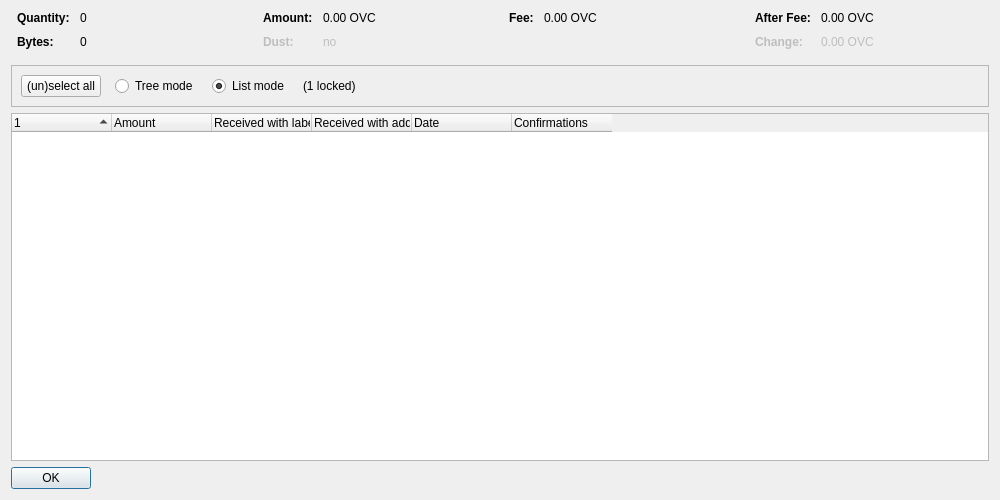
<?xml version="1.0" encoding="UTF-8"?>
<ui version="4.0">
 <class>CoinControlDialog</class>
 <widget class="QDialog" name="CoinControlDialog">
  <property name="geometry">
   <rect>
    <x>0</x>
    <y>0</y>
    <width>1000</width>
    <height>500</height>
   </rect>
  </property>
  <property name="windowTitle">
   <string>Coin Selection</string>
  </property>
  <layout class="QVBoxLayout" name="verticalLayout">
   <item>
    <layout class="QHBoxLayout" name="horizontalLayoutTop" stretch="0,0,0,0">
     <property name="topMargin">
      <number>0</number>
     </property>
     <property name="bottomMargin">
      <number>10</number>
     </property>
     <item>
      <layout class="QFormLayout" name="formLayoutCoinControl1">
       <property name="horizontalSpacing">
        <number>10</number>
       </property>
       <property name="verticalSpacing">
        <number>10</number>
       </property>
       <property name="leftMargin">
        <number>6</number>
       </property>
       <property name="rightMargin">
        <number>6</number>
       </property>
       <item row="0" column="0">
        <widget class="QLabel" name="labelCoinControlQuantityText">
         <property name="font">
          <font>
           <weight>75</weight>
           <bold>true</bold>
          </font>
         </property>
         <property name="text">
          <string>Quantity:</string>
         </property>
        </widget>
       </item>
       <item row="0" column="1">
        <widget class="QLabel" name="labelCoinControlQuantity">
         <property name="cursor">
          <cursorShape>IBeamCursor</cursorShape>
         </property>
         <property name="contextMenuPolicy">
          <enum>Qt::ActionsContextMenu</enum>
         </property>
         <property name="text">
          <string notr="true">0</string>
         </property>
         <property name="textInteractionFlags">
          <set>Qt::LinksAccessibleByMouse|Qt::TextSelectableByKeyboard|Qt::TextSelectableByMouse</set>
         </property>
        </widget>
       </item>
       <item row="1" column="0">
        <widget class="QLabel" name="labelCoinControlBytesText">
         <property name="font">
          <font>
           <weight>75</weight>
           <bold>true</bold>
          </font>
         </property>
         <property name="text">
          <string>Bytes:</string>
         </property>
        </widget>
       </item>
       <item row="1" column="1">
        <widget class="QLabel" name="labelCoinControlBytes">
         <property name="cursor">
          <cursorShape>IBeamCursor</cursorShape>
         </property>
         <property name="contextMenuPolicy">
          <enum>Qt::ActionsContextMenu</enum>
         </property>
         <property name="text">
          <string notr="true">0</string>
         </property>
         <property name="textInteractionFlags">
          <set>Qt::LinksAccessibleByMouse|Qt::TextSelectableByKeyboard|Qt::TextSelectableByMouse</set>
         </property>
        </widget>
       </item>
      </layout>
     </item>
     <item>
      <layout class="QFormLayout" name="formLayoutCoinControl2">
       <property name="horizontalSpacing">
        <number>10</number>
       </property>
       <property name="verticalSpacing">
        <number>10</number>
       </property>
       <property name="leftMargin">
        <number>6</number>
       </property>
       <property name="rightMargin">
        <number>6</number>
       </property>
       <item row="0" column="0">
        <widget class="QLabel" name="labelCoinControlAmountText">
         <property name="font">
          <font>
           <weight>75</weight>
           <bold>true</bold>
          </font>
         </property>
         <property name="text">
          <string>Amount:</string>
         </property>
        </widget>
       </item>
       <item row="0" column="1">
        <widget class="QLabel" name="labelCoinControlAmount">
         <property name="cursor">
          <cursorShape>IBeamCursor</cursorShape>
         </property>
         <property name="contextMenuPolicy">
          <enum>Qt::ActionsContextMenu</enum>
         </property>
         <property name="text">
          <string notr="true">0.00 OVC</string>
         </property>
         <property name="textInteractionFlags">
          <set>Qt::LinksAccessibleByMouse|Qt::TextSelectableByKeyboard|Qt::TextSelectableByMouse</set>
         </property>
        </widget>
       </item>
       <item row="1" column="0">
        <widget class="QLabel" name="labelCoinControlLowOutputText">
         <property name="enabled">
          <bool>false</bool>
         </property>
         <property name="font">
          <font>
           <weight>75</weight>
           <bold>true</bold>
          </font>
         </property>
         <property name="text">
          <string>Dust:</string>
         </property>
        </widget>
       </item>
       <item row="1" column="1">
        <widget class="QLabel" name="labelCoinControlLowOutput">
         <property name="enabled">
          <bool>false</bool>
         </property>
         <property name="cursor">
          <cursorShape>IBeamCursor</cursorShape>
         </property>
         <property name="contextMenuPolicy">
          <enum>Qt::ActionsContextMenu</enum>
         </property>
         <property name="text">
          <string notr="true">no</string>
         </property>
         <property name="textInteractionFlags">
          <set>Qt::LinksAccessibleByMouse|Qt::TextSelectableByKeyboard|Qt::TextSelectableByMouse</set>
         </property>
        </widget>
       </item>
      </layout>
     </item>
     <item>
      <layout class="QFormLayout" name="formLayoutCoinControl3">
       <property name="horizontalSpacing">
        <number>10</number>
       </property>
       <property name="verticalSpacing">
        <number>10</number>
       </property>
       <property name="leftMargin">
        <number>6</number>
       </property>
       <property name="rightMargin">
        <number>6</number>
       </property>
       <item row="0" column="0">
        <widget class="QLabel" name="labelCoinControlFeeText">
         <property name="font">
          <font>
           <weight>75</weight>
           <bold>true</bold>
          </font>
         </property>
         <property name="text">
          <string>Fee:</string>
         </property>
        </widget>
       </item>
       <item row="0" column="1">
        <widget class="QLabel" name="labelCoinControlFee">
         <property name="cursor">
          <cursorShape>IBeamCursor</cursorShape>
         </property>
         <property name="contextMenuPolicy">
          <enum>Qt::ActionsContextMenu</enum>
         </property>
         <property name="text">
          <string notr="true">0.00 OVC</string>
         </property>
         <property name="textInteractionFlags">
          <set>Qt::LinksAccessibleByMouse|Qt::TextSelectableByKeyboard|Qt::TextSelectableByMouse</set>
         </property>
        </widget>
       </item>
      </layout>
     </item>
     <item>
      <layout class="QFormLayout" name="formLayoutCoinControl4">
       <property name="horizontalSpacing">
        <number>10</number>
       </property>
       <property name="verticalSpacing">
        <number>10</number>
       </property>
       <property name="leftMargin">
        <number>6</number>
       </property>
       <property name="rightMargin">
        <number>6</number>
       </property>
       <item row="0" column="0">
        <widget class="QLabel" name="labelCoinControlAfterFeeText">
         <property name="font">
          <font>
           <weight>75</weight>
           <bold>true</bold>
          </font>
         </property>
         <property name="text">
          <string>After Fee:</string>
         </property>
        </widget>
       </item>
       <item row="0" column="1">
        <widget class="QLabel" name="labelCoinControlAfterFee">
         <property name="cursor">
          <cursorShape>IBeamCursor</cursorShape>
         </property>
         <property name="contextMenuPolicy">
          <enum>Qt::ActionsContextMenu</enum>
         </property>
         <property name="text">
          <string notr="true">0.00 OVC</string>
         </property>
         <property name="textInteractionFlags">
          <set>Qt::LinksAccessibleByMouse|Qt::TextSelectableByKeyboard|Qt::TextSelectableByMouse</set>
         </property>
        </widget>
       </item>
       <item row="1" column="0">
        <widget class="QLabel" name="labelCoinControlChangeText">
         <property name="enabled">
          <bool>false</bool>
         </property>
         <property name="font">
          <font>
           <weight>75</weight>
           <bold>true</bold>
          </font>
         </property>
         <property name="text">
          <string>Change:</string>
         </property>
        </widget>
       </item>
       <item row="1" column="1">
        <widget class="QLabel" name="labelCoinControlChange">
         <property name="enabled">
          <bool>false</bool>
         </property>
         <property name="cursor">
          <cursorShape>IBeamCursor</cursorShape>
         </property>
         <property name="contextMenuPolicy">
          <enum>Qt::ActionsContextMenu</enum>
         </property>
         <property name="text">
          <string notr="true">0.00 OVC</string>
         </property>
         <property name="textInteractionFlags">
          <set>Qt::LinksAccessibleByMouse|Qt::TextSelectableByKeyboard|Qt::TextSelectableByMouse</set>
         </property>
        </widget>
       </item>
      </layout>
     </item>
    </layout>
   </item>
   <item>
    <widget class="QFrame" name="frame">
     <property name="minimumSize">
      <size>
       <width>0</width>
       <height>40</height>
      </size>
     </property>
     <property name="frameShape">
      <enum>QFrame::StyledPanel</enum>
     </property>
     <property name="frameShadow">
      <enum>QFrame::Sunken</enum>
     </property>
     <layout class="QHBoxLayout" name="horizontalLayout">
      <item>
       <layout class="QHBoxLayout" name="horizontalLayoutPanel" stretch="0,0,0,0,0">
        <property name="spacing">
         <number>14</number>
        </property>
        <item>
         <widget class="QPushButton" name="pushButtonSelectAll">
          <property name="sizePolicy">
           <sizepolicy hsizetype="Maximum" vsizetype="Fixed">
            <horstretch>0</horstretch>
            <verstretch>0</verstretch>
           </sizepolicy>
          </property>
          <property name="text">
           <string>(un)select all</string>
          </property>
          <property name="autoDefault">
           <bool>false</bool>
          </property>
         </widget>
        </item>
        <item>
         <widget class="QRadioButton" name="radioTreeMode">
          <property name="sizePolicy">
           <sizepolicy hsizetype="Maximum" vsizetype="Fixed">
            <horstretch>0</horstretch>
            <verstretch>0</verstretch>
           </sizepolicy>
          </property>
          <property name="text">
           <string>Tree mode</string>
          </property>
         </widget>
        </item>
        <item>
         <widget class="QRadioButton" name="radioListMode">
          <property name="sizePolicy">
           <sizepolicy hsizetype="Maximum" vsizetype="Fixed">
            <horstretch>0</horstretch>
            <verstretch>0</verstretch>
           </sizepolicy>
          </property>
          <property name="text">
           <string>List mode</string>
          </property>
          <property name="checked">
           <bool>true</bool>
          </property>
         </widget>
        </item>
        <item>
         <widget class="QLabel" name="labelLocked">
          <property name="text">
           <string notr="true">(1 locked)</string>
          </property>
         </widget>
        </item>
        <item>
         <spacer name="horizontalSpacer">
          <property name="orientation">
           <enum>Qt::Horizontal</enum>
          </property>
          <property name="sizeHint" stdset="0">
           <size>
            <width>40</width>
            <height>20</height>
           </size>
          </property>
         </spacer>
        </item>
       </layout>
      </item>
     </layout>
    </widget>
   </item>
   <item>
    <widget class="CoinControlTreeWidget" name="treeWidget">
     <property name="contextMenuPolicy">
      <enum>Qt::CustomContextMenu</enum>
     </property>
     <property name="sortingEnabled">
      <bool>false</bool>
     </property>
     <property name="columnCount">
      <number>6</number>
     </property>
     <attribute name="headerShowSortIndicator" stdset="0">
      <bool>true</bool>
     </attribute>
     <attribute name="headerStretchLastSection">
      <bool>false</bool>
     </attribute>
     <column>
      <property name="text">
       <string/>
      </property>
     </column>
     <column>
      <property name="text">
       <string>Amount</string>
      </property>
     </column>
     <column>
      <property name="text">
       <string>Received with label</string>
      </property>
     </column>
     <column>
      <property name="text">
       <string>Received with address</string>
      </property>
     </column>
     <column>
      <property name="text">
       <string>Date</string>
      </property>
     </column>
     <column>
      <property name="text">
       <string>Confirmations</string>
      </property>
      <property name="toolTip">
       <string>Confirmed</string>
      </property>
     </column>
     <column>
      <property name="text">
       <string/>
      </property>
     </column>
     <column>
      <property name="text">
       <string/>
      </property>
     </column>
     <column>
      <property name="text">
       <string/>
      </property>
     </column>
     <column>
      <property name="text">
       <string/>
      </property>
     </column>
    </widget>
   </item>
   <item>
    <widget class="QDialogButtonBox" name="buttonBox">
     <property name="sizePolicy">
      <sizepolicy hsizetype="Maximum" vsizetype="Fixed">
       <horstretch>0</horstretch>
       <verstretch>0</verstretch>
      </sizepolicy>
     </property>
     <property name="orientation">
      <enum>Qt::Horizontal</enum>
     </property>
     <property name="standardButtons">
      <set>QDialogButtonBox::Ok</set>
     </property>
    </widget>
   </item>
  </layout>
 </widget>
 <customwidgets>
  <customwidget>
   <class>CoinControlTreeWidget</class>
   <extends>QTreeWidget</extends>
   <header>qt/coincontroltreewidget.h</header>
  </customwidget>
 </customwidgets>
 <resources/>
 <connections/>
</ui>
